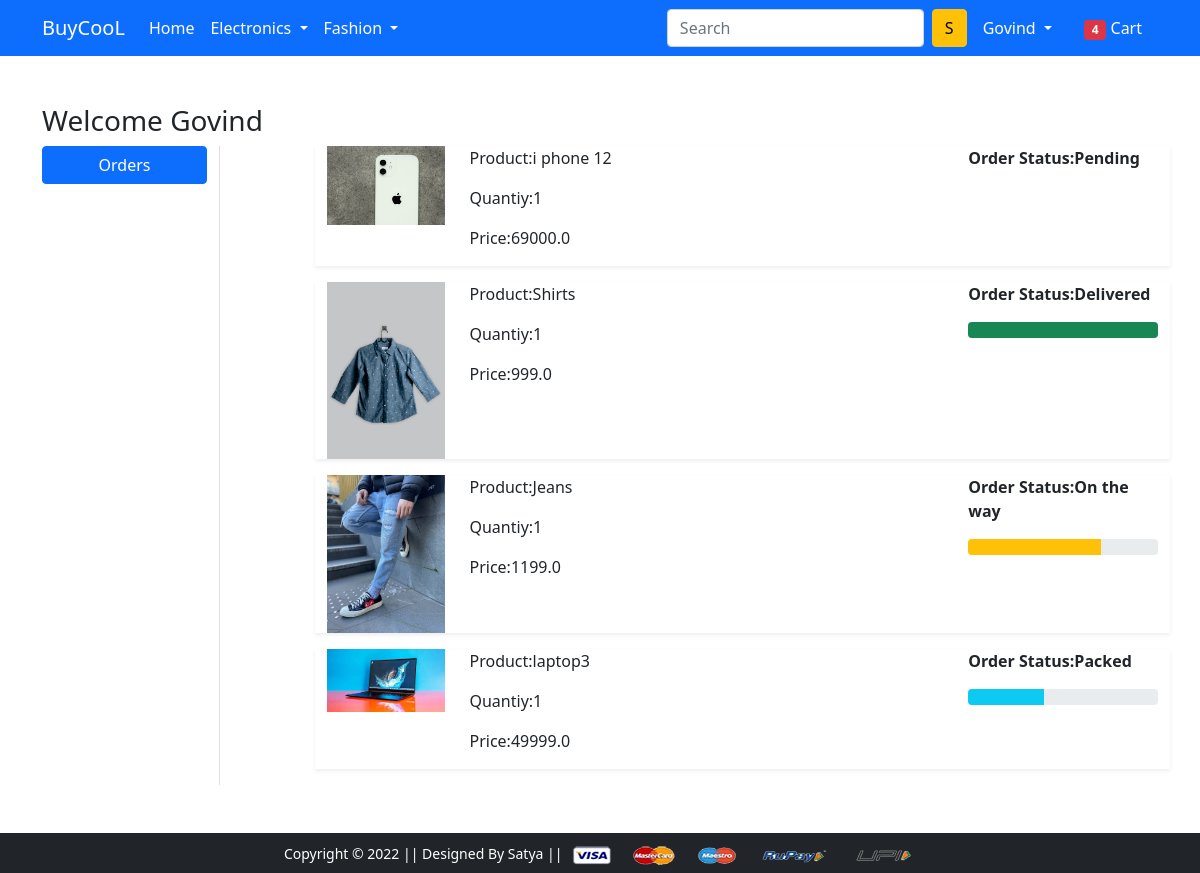
Page /orders/ (signed in) on the committed database.
### app/models.py (models this page shows, shortened)
class OrderPlaced(models.Model):
    user = models.ForeignKey(User, on_delete=models.CASCADE)
    customer = models.ForeignKey(Customer, on_delete=models.CASCADE)
    product = models.ForeignKey(Product, on_delete=models.CASCADE)
    quantity = models.PositiveIntegerField(default=1)
    ordered_date = models.DateTimeField(auto_now_add=True)
    status = models.CharField(max_length=50,choices = STATUS_CHOICES,default='Pending')
    @property
    def total_cost(self):
        return self.quantity * self.product.discounted_price

class Product(models.Model):
    title = models.CharField(max_length=100)
    selling_price = models.FloatField()
    discounted_price = models.FloatField()
    description = models.TextField()
    brand = models.CharField(max_length=100)
    catagory = models.CharField(choices=CATAGORY_CHOICES,max_length=2)
    product_image = models.ImageField(upload_to='productimg')

### app/views.py (the view)
# urls.py: path('orders/', views.orders, name='orders'),
@login_required
def orders(request):
 op = OrderPlaced.objects.filter(user=request.user)
 return render(request, 'app/orders.html',{"order_placed":op})

### app/templates/app/orders.html (shortened to what this page needs)
{% extends 'app/base.html' %}
{% load static %}
{% block main-content %}
<div class="container my-5">
 <div class="row">
 <h3>Welcome <span class="text capitalize">{{request.user}}</span> </h3>
  <div class="col-sm-2 border-end">
   <ul class="list-unstyled">
    <li class="d-grid"><a href="{% url 'orders' %}" class="btn btn-primary">Orders</a></li>
   </ul>
  </div>
  <div class="col-sm-9 offset-sm-1">
  {% for op in order_placed %}
   <div class="row shadow-sm mb-3">
    <div class="col-sm-2">
        <img src="{{op.product.product_image.url}}"
             alt="" class="img-fluid" height="150" width="150">
    </div>
    <div class="col-sm-7">
        <p> Product:{{op.product.title}}</p>
        <p> Quantiy:{{op.quantity}}</p>
        <p> Price:{{op.total_cost}}</p>
    </div>
    <div class="col-sm-3 fw-bold">
        <p>Order Status:{{op.status}}</p>
        {% if  op.status == "Packed" %}
        <div class="progress">
            <div class="progress-bar bg-info" role="progressbar" style="width:40%" aria-valuenow="40" aria-valuemin="0" aria-valuemax="100"></div>
        </div>
        {% endif %}
        {% if  op.status == "On the way" %}
        <div class="progress">
            <div class="progress-bar bg-warning" role="progressbar" style="width:70%" aria-valuenow="70" aria-valuemin="0" aria-valuemax="100"></div>
        </div>
        {% endif %}
        {% if  op.status == "Delivered" %}
        <div class="progress">
            <div class="progress-bar bg-success" role="progressbar" style="width:100%" aria-valuenow="100" aria-valuemin="0" aria-valuemax="100"></div>
        </div>
        {% endif %}
    </div>
   </div>
  {% endfor %}
  </div>
 </div>
</div>
{% endblock main-content %}

### app/templates/app/base.html (shortened to what this page needs)
<!doctype html>
{% load static %}
<html lang="en">
  <head>
    <link href="https://cdn.jsdelivr.net/npm/bootstrap@5.0.0-beta1/dist/css/bootstrap.min.css" rel="stylesheet">
    <link rel="stylesheet" href="{% static 'app/css/owl.carousel.min.css' %}">
    <link rel="stylesheet" href="{% static 'app/css/all.min.css' %}">
    <link rel="stylesheet" href="{% static 'app/css/style.css' %}">
  </head>
  <body>
    <nav class="navbar navbar-expand-lg navbar-dark bg-primary">
     <div class="container">
       <a class="navbar-brand" href="/">BuyCooL</a>
       <div class="collapse navbar-collapse" id="navbarSupportedContent">
         <ul class="navbar-nav me-auto mb-2 mb-lg-0">
           <li class="nav-item">
             <a class="nav-link active" aria-current="page" href="/">Home</a>
           </li>
           <li class="nav-item dropdown">
             <a class="nav-link dropdown-toggle text-white" href="#" id="electronicsDropdown" role="button" data-bs-toggle="dropdown" aria-expanded="false">
               Electronics
             </a>
           </li>
           <li class="nav-item dropdown">
             <a class="nav-link dropdown-toggle text-white" href="#" id="fashionDropdown" role="button" data-bs-toggle="dropdown" aria-expanded="false">
               Fashion
             </a>
           </li>
         </ul>
         <form class="d-flex">
           <input class="form-control me-2" type="search" placeholder="Search" aria-label="Search">
           <button class="btn btn-warning" type="submit">S</button>
         </form>
         <div>
          <ul class="navbar-nav me-auto mb-2 mb-lg-0">
            <li class="nav-item dropdown mx-2">
              {% if request.user.is_authenticated %}
                <a class="nav-link dropdown-toggle text-white" href="#" id="profileDropdown" role="button" data-bs-toggle="dropdown" aria-expanded="false">
                  {{user.username}}
                </a>
              </li>
              <li class="nav-item mx-2">
              <a href="{% url 'showcart' %}" class="nav-link text-white"><span class="badge bg-danger">4</span> Cart </a>
              </li>
            {% endif %}
          </ul>
         </div>
       </div>
     </div>
    </nav>
    {% block main-content %} {% endblock main-content %}
    <footer class="container-fluid bg-dark text-center p-2 mt-5">
        <small class="text-white">Copyright &copy; 2022 || Designed By Satya || </small>
        <img src="{% static 'app/images/payment.png' %}" alt="" srcset="" class="img-fluid" height="2px">
    </footer>
  </body>
</html>

### rows in the picture
OrderPlaced: product.product_image (picture), product "i phone 12", quantity "1", total_cost "69000.0", status "Pending"
OrderPlaced: product.product_image (picture), product "Shirts", quantity "1", total_cost "999.0", status "Delivered"
OrderPlaced: product.product_image (picture), product "Jeans", quantity "1", total_cost "1199.0", status "On the way"
OrderPlaced: product.product_image (picture), product "laptop3", quantity "1", total_cost "49999.0", status "Packed"

### other values in the picture
{{ user.username }} "Govind"
{{ request.user }} "Govind"
